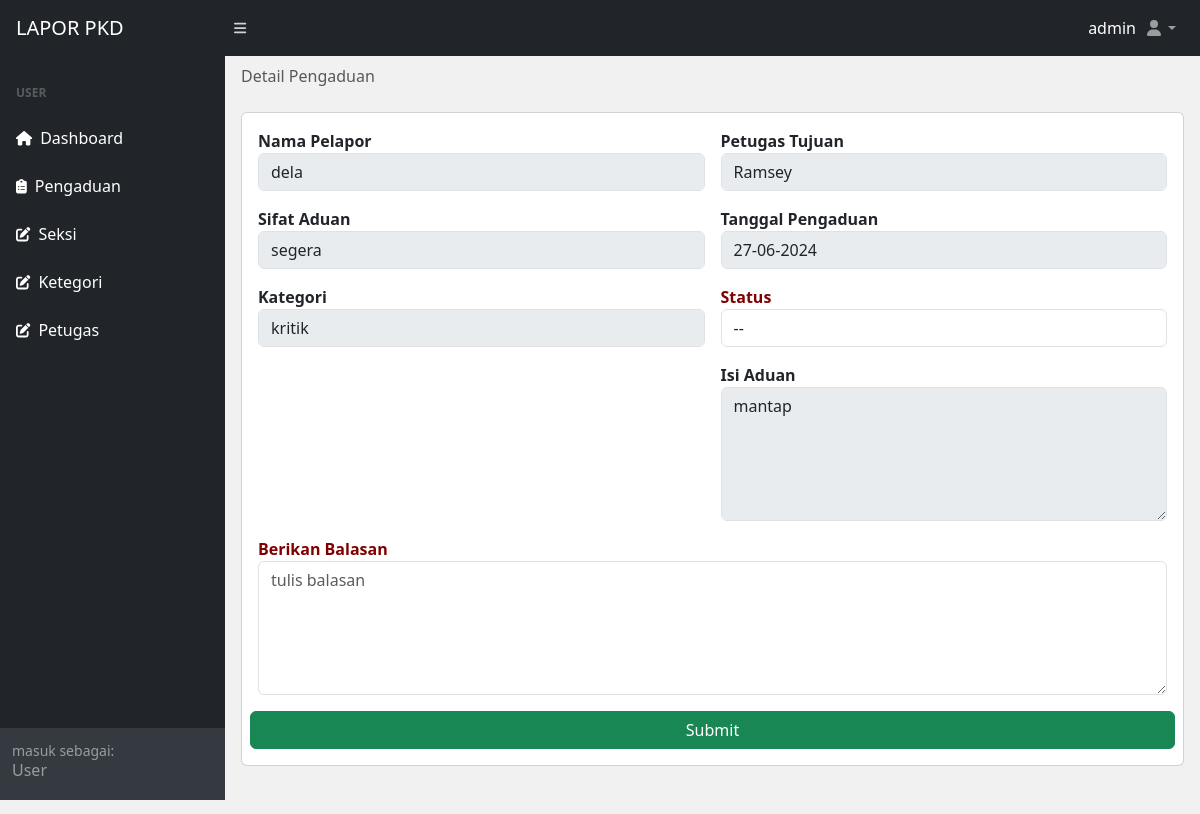
The page /admin/detail.php?id_aduan=4 (signed in) on the database its author committed.
### tables this page shows
CREATE TABLE `aduan` (
  `id_aduan` int(11) NOT NULL,
  `petugas` varchar(55) NOT NULL,
  `nama_pelapor` varchar(55) NOT NULL,
  `isi_aduan` varchar(1000) NOT NULL,
  `sifat_aduan` varchar(25) NOT NULL,
  `tanggal_pengaduan` varchar(55) NOT NULL,
  `gambar` varchar(55) NOT NULL,
  `balasan` varchar(1000) NOT NULL,
  `kategori_aduan` varchar(55) NOT NULL,
  `status` varchar(55) NOT NULL
);

### admin/detail.php (the view, shortened to what this page needs)
<?php
include("../database/db.php");
?>
<!DOCTYPE html>
<html lang="en">
<head>
  <?php include('./include/meta.php') ?>
</head>
<body class="sb-nav-fixed">
  <?php include('./include/nav.php') ?>
  <div id="layoutSidenav">
    <?php include('./include/sidenav.php') ?>
    <div id="layoutSidenav_content">
      <main>
        <div class="container-fluid px-3">
          <ol class="breadcrumb mb-4 mt-2">
            <li class="breadcrumb-item active">Detail Pengaduan</li>
          </ol>
          <div class="card">
            <div class="card-body">
              <?php
                $id_aduan = $_GET['id_aduan'];
                $edit = mysqli_query($conn, "SELECT * FROM aduan WHERE id_aduan = '$id_aduan'");
                $row = mysqli_fetch_array($edit)
              ?>
                    <form class="row g-3" method="POST" enctype="multipart/form-data">
                      <div class="col-md-6">
                        <label for="" class="form-label-md"><b>Nama Pelapor</b></label>
                        <input type="text" class="form-control" value="<?php echo $row['nama_pelapor'] ?>" readonly />
                      </div>
                      <div class="col-md-6">
                        <label for="" class="form-label-md"><b>Petugas Tujuan</b></label>
                        <input type="text" class="form-control" value="<?php echo $row['petugas'] ?>" readonly />
                      </div>
                      <div class="col-md-6">
                        <label for="" class="form-label-md"><b>Sifat Aduan</b></label>
                        <input type="text" class="form-control" value="<?php echo $row['sifat_aduan'] ?>" readonly />
                      </div>
                      <div class="col-md-6">
                        <label for="" class="form-label-md"><b>Tanggal Pengaduan</b></label>
                        <input type="text" class="form-control" value="<?php echo $row['tanggal_pengaduan'] ?>" readonly />
                      </div>
                      <div class="col-md-6">
                        <label for="" class="form-label-md"><b>Kategori</b></label>
                        <input type="text" class="form-control" value="<?php echo $row['kategori_aduan'] ?>" readonly />
                      </div>
                      <div class="col-md-6">
                        <label for="" class="form-label-md"><b><span style="color: maroon;">Status</span></b></label>
                        <select name="status" class="form-control" id="" required>
                          <option> -- </option>
                        </select>
                      </div>
                      <div class="col-md-6">
                      </div>
                      <div class="col-md-6">
                        <label for="" class="form-label-md"><b>Isi Aduan</b></label>
                        <textarea name="" class="form-control" readonly id="" cols="30" rows="5"><?php echo $row['isi_aduan'] ?></textarea>
                      </div>
                      <div class="col-md-12">
                        <label for="" class="form-label-md"><b><span style="color: maroon;">Berikan Balasan</span></b></label>
                        <textarea name="balasan" class="form-control" id="" cols="30" rows="5" placeholder="tulis balasan"></textarea>
                      </div>
                      <input type="submit" name="submit" class="btn btn-success">
                    </form>
            </div>
          </div>
        </div>
      </main>
    </div>
  </div>
</body>
</html>

### admin/detail.php (style rules this page uses)
body { background-color: #f1f1f1; }

### rows shown on the page
aduan: nama_pelapor "dela", petugas "Ramsey", sifat_aduan "segera", tanggal_pengaduan "27-06-2024", kategori_aduan "kritik", isi_aduan "mantap"

### other values the page prints
$_SESSION['admin']['nama'] "admin"
